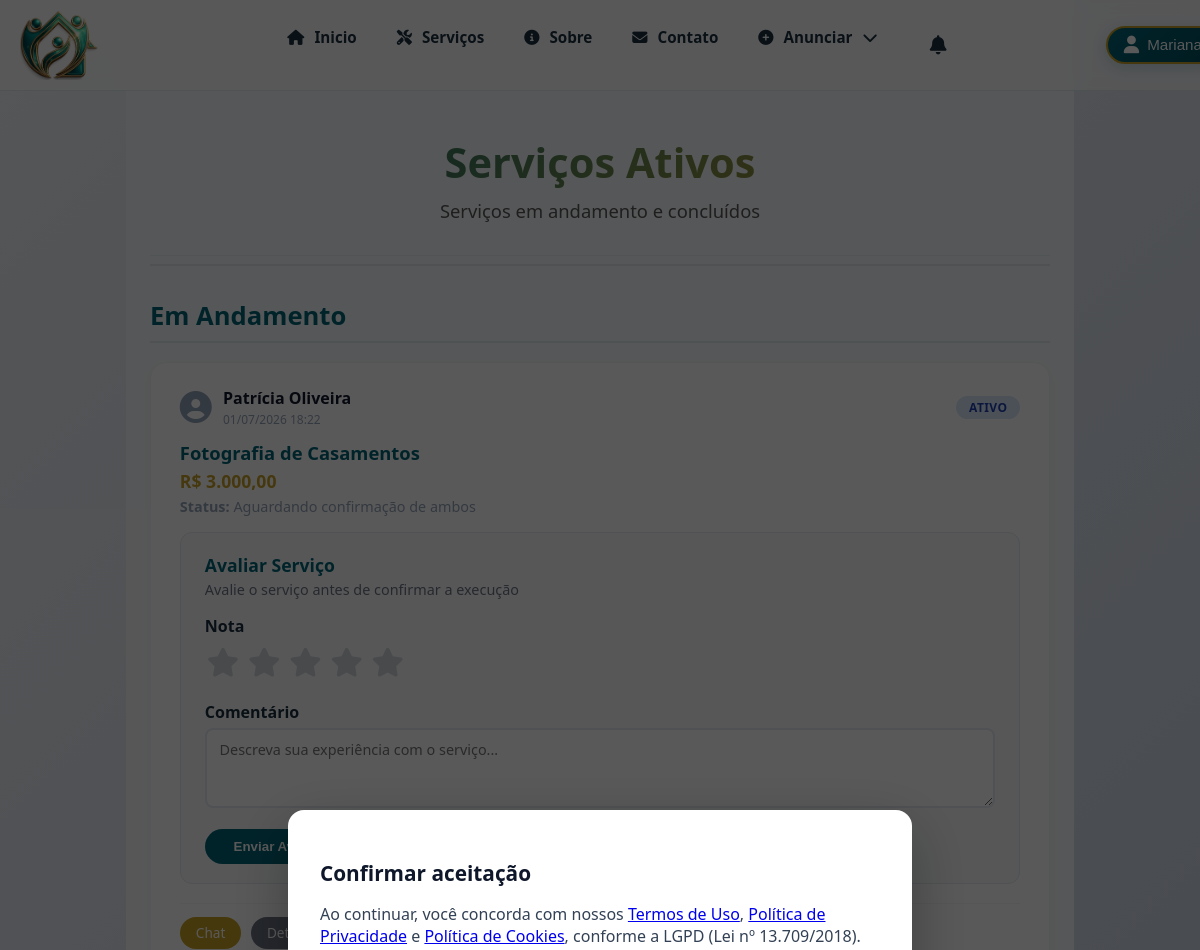
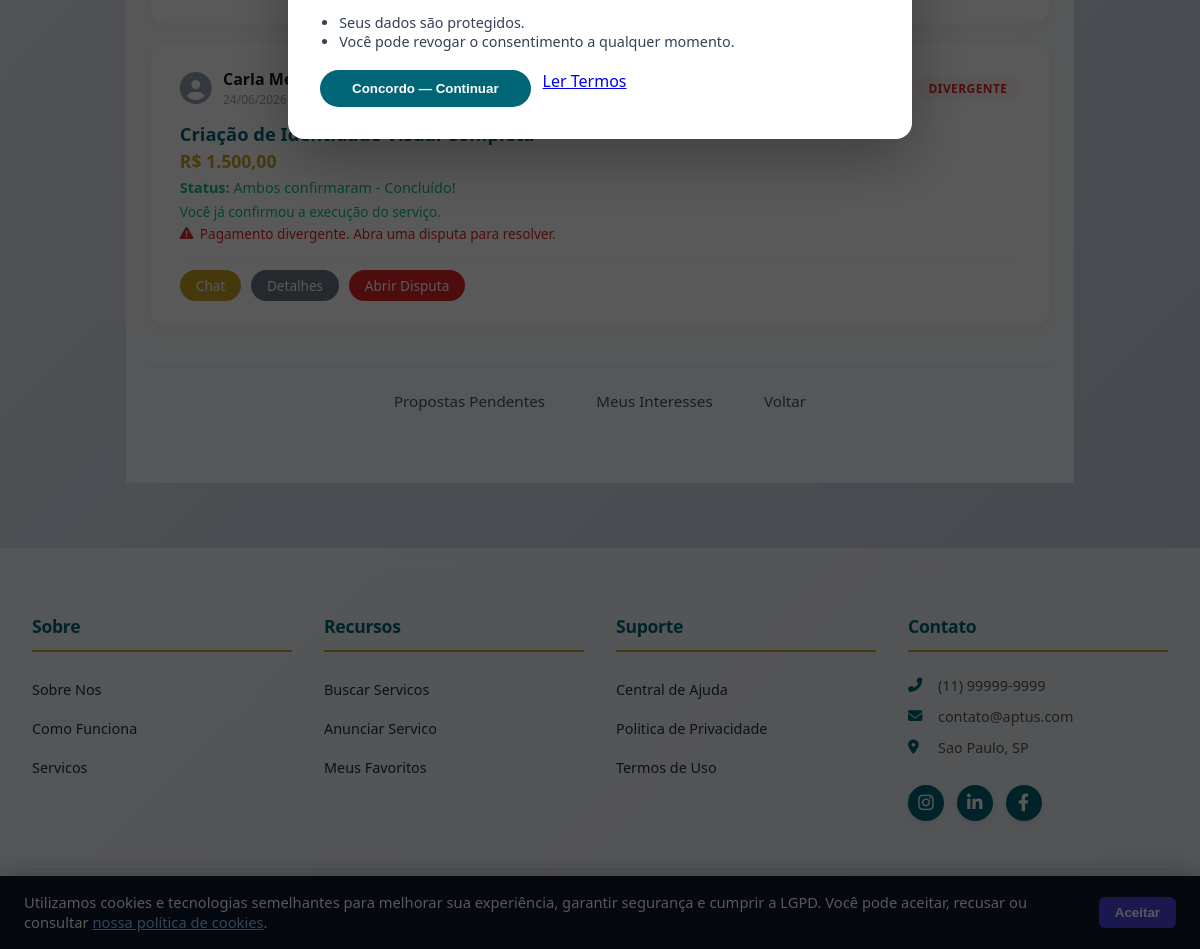
/interesses/ativos (signed in), run on the app's committed database (2 pictures, top to bottom).
### tables this page shows
CREATE TABLE interesse (
    id_interesse INT PRIMARY KEY AUTO_INCREMENT,
    id_anuncio INT NOT NULL,
    id_contratante INT NOT NULL,
    id_freelancer INT NOT NULL
        COMMENT 'redundante com anuncio_servico.id_usuario, denormalizado para facilitar consultas',
    mensagem_inicial TEXT NULL,
    situacao ENUM('pendente', 'ativo', 'concluido', 'cancelado', 'recusado')
        NOT NULL DEFAULT 'pendente',
    data_interesse DATETIME DEFAULT CURRENT_TIMESTAMP,
    data_aceite DATETIME NULL,
    data_recusa DATETIME NULL,
    data_conclusao DATETIME NULL,
    FOREIGN KEY (id_anuncio) REFERENCES anuncio_servico(id_anuncio),
    FOREIGN KEY (id_contratante) REFERENCES usuario(id_usuario),
    FOREIGN KEY (id_freelancer) REFERENCES usuario(id_usuario)
);

CREATE TABLE usuario (
    id_usuario INT PRIMARY KEY AUTO_INCREMENT,
    id_perfil INT NOT NULL DEFAULT 3,
    nome VARCHAR(150) NOT NULL,
    email VARCHAR(100) UNIQUE NOT NULL,
    senha VARCHAR(255) NOT NULL,
    telefone VARCHAR(15),
    whatsapp VARCHAR(15) NULL COMMENT 'usado para gerar o link https://wa.me/... (RF08)',
    cpf_cnpj VARCHAR(20) UNIQUE,
    data_nascimento DATE,
    foto_perfil VARCHAR(255),
    bio TEXT,
    cidade VARCHAR(100),
    estado CHAR(2),
    nota_media DECIMAL(3,2) DEFAULT 0,
    total_avaliacoes INT DEFAULT 0,
    ativo BOOLEAN DEFAULT TRUE,
    banido BOOLEAN DEFAULT FALSE,
    motivo_banimento VARCHAR(255) NULL,
    data_banimento DATETIME NULL,
    id_moderador_banimento INT NULL,
    token_verificacao VARCHAR(64) NULL,
    email_verificado BOOLEAN DEFAULT FALSE,
    data_verificacao DATETIME NULL,
    remember_token VARCHAR(64) NULL,
    data_criacao TIMESTAMP DEFAULT CURRENT_TIMESTAMP,
    data_atualizacao TIMESTAMP DEFAULT CURRENT_TIMESTAMP ON UPDATE CURRENT_TIMESTAMP,
    FOREIGN KEY (id_perfil) REFERENCES perfil(id_perfil),
    FOREIGN KEY (id_moderador_banimento) REFERENCES usuario(id_usuario),
    INDEX idx_remember_token (remember_token)
);

CREATE TABLE anuncio_servico (
    id_anuncio INT PRIMARY KEY AUTO_INCREMENT,
    id_usuario INT NOT NULL COMMENT 'dono do anuncio (freelancer)',
    id_categoria INT,
    titulo VARCHAR(150) NOT NULL,
    descricao TEXT NOT NULL,
    slug VARCHAR(180) UNIQUE,
    preco DECIMAL(10,2) NOT NULL COMMENT 'preco sugerido (RF05)',
    foto_capa VARCHAR(255),
    situacao ENUM('ativo', 'pausado', 'excluido') DEFAULT 'ativo'
        COMMENT 'controlado pelo proprio freelancer (RF06)',
    id_situacao_moderacao INT NOT NULL DEFAULT 1
        COMMENT 'Pendente/Aprovado/Rejeitado - controlado pelo moderador (RF17)',
    motivo_remocao VARCHAR(255) NULL,
    visualizacoes INT DEFAULT 0,
    data_criacao TIMESTAMP DEFAULT CURRENT_TIMESTAMP,
    data_atualizacao TIMESTAMP DEFAULT CURRENT_TIMESTAMP ON UPDATE CURRENT_TIMESTAMP,
    FOREIGN KEY (id_usuario) REFERENCES usuario(id_usuario),
    FOREIGN KEY (id_categoria) REFERENCES categoria(id_categoria),
    FOREIGN KEY (id_situacao_moderacao) REFERENCES situacao(id_situacao)
);

CREATE TABLE confirmacao_pagamento (
    id_confirmacao INT PRIMARY KEY AUTO_INCREMENT,
    id_interesse INT NOT NULL UNIQUE,

    confirmado_contratante BOOLEAN DEFAULT FALSE,
    valor_informado_contratante DECIMAL(10,2),
    forma_pagamento_contratante ENUM('pix', 'transferencia', 'dinheiro', 'cartao', 'outro'),
    data_pagamento_contratante DATE,
    data_confirmacao_contratante DATETIME,
    observacao_contratante TEXT,

    confirmado_freelancer BOOLEAN DEFAULT FALSE,
    valor_informado_freelancer DECIMAL(10,2),
    data_recebimento_freelancer DATE,
    data_confirmacao_freelancer DATETIME,
    observacao_freelancer TEXT,

    situacao_final ENUM('pendente', 'confirmado', 'divergente') DEFAULT 'pendente',
    data_criacao TIMESTAMP DEFAULT CURRENT_TIMESTAMP,

    FOREIGN KEY (id_interesse) REFERENCES interesse(id_interesse)
);

### app/Views/interesses/ativos.php (the view, shortened to what the rows shown need)
<?php
require_once __DIR__ . '/../layouts/header.php';
$interesses = $interesses ?? [];
$usuario    = $_SESSION['usuario'] ?? null;
?>
<div class="interesses-container">
    <div class="interesses-header">
        <h1>Serviços Ativos</h1>
    </div>
    <?php if (empty($interesses)): ?>
        <div class="interesses-empty">
            <p>Nenhum serviço ativo</p>
            <p>Quando um serviço for aprovado, ele aparecerá aqui.</p>
            <a href="/Aptus/anuncios" class="btn-primary">Ver Anúncios</a>
        </div>
    <?php else: ?>
        <?php
        $ativos    = array_filter($interesses, fn ($i) => $i['situacao'] == 'ativo');
        ?>
        <?php if (!empty($ativos)): ?>
            <h2>Em Andamento</h2>
            <div class="interesses-grid">
                <?php foreach ($ativos as $interesse):
                    $isContratante = ($usuario && $interesse['id_contratante'] == $usuario['id']);
                    $outroNome     = $isContratante
                        ? ($interesse['freelancer_nome']  ?? 'Freelancer')
                        : ($interesse['contratante_nome'] ?? 'Cliente');
                    $contratanteConfirmou = $interesse['confirmado_contratante'] ?? false;
                    $freelancerConfirmou  = $interesse['confirmado_freelancer']  ?? false;
                    $jaConfirmou   = $isContratante ? $contratanteConfirmou : $freelancerConfirmou;
                    $outroConfirmou = $isContratante ? $freelancerConfirmou : $contratanteConfirmou;
                    $usuarioJaAvaliou = !empty($interesse['usuario_ja_avaliou']);
                    $pagamentoDivergente = (isset($interesse['situacao_final']) && $interesse['situacao_final'] === 'divergente');
                    if ($jaConfirmou && $outroConfirmou) {
                        $statusConfirmacao = 'Ambos confirmaram - Concluído!';
                        $statusCor         = '#10b981';
                    } elseif ($jaConfirmou && !$outroConfirmou) {
                        $statusConfirmacao = 'Aguardando confirmação do ' . ($isContratante ? 'freelancer' : 'cliente');
                        $statusCor         = '#f59e0b';
                    } elseif (!$jaConfirmou && $outroConfirmou) {
                        $statusConfirmacao = ($isContratante ? 'Freelancer' : 'Cliente') . ' já confirmou. Confirme também!';
                        $statusCor         = '#3b82f6';
                    } else {
                        $statusConfirmacao = 'Aguardando confirmação de ambos';
                        $statusCor         = '#94a3b8';
                    }
                ?>
                    <div class="interesse-card">
                        <div class="interesse-header">
                            <div class="interesse-cliente">
                                <i class="fas fa-user-circle"></i>
                                <div>
                                    <strong><?= htmlspecialchars($outroNome) ?></strong>
                                    <span class="interesse-data"><?= date('d/m/Y H:i', strtotime($interesse['data_interesse'])) ?></span>
                                </div>
                            </div>
                            <span class="interesse-status ativo">Ativo</span>
                            <?php if ($pagamentoDivergente): ?>
                                <span class="interesse-status divergente">Divergente</span>
                            <?php endif; ?>
                        </div>
                        <div class="interesse-body">
                            <h3><?= htmlspecialchars($interesse['anuncio_titulo'] ?? 'Serviço') ?></h3>
                            <p class="interesse-preco">
                                R$ <?= number_format($interesse['anuncio_preco'] ?? 0, 2, ',', '.') ?>
                            </p>
                            <div class="interesse-status-confirmacao" style="color: <?= $statusCor ?>;">
                                <strong>Status:</strong> <?= $statusConfirmacao ?>
                            </div>
                            <?php if ($jaConfirmou): ?>
                                <p class="interesse-confirmado">Você já confirmou a execução do serviço.</p>
                            <?php endif; ?>
                            <?php if ($pagamentoDivergente): ?>
                                <p class="interesse-pagamento-divergente" style="color: #dc2626;">
                                    <i class="fas fa-exclamation-triangle"></i>
                                    Pagamento divergente. Abra uma disputa para resolver.
                                </p>
                            <?php endif; ?>
                        </div>
                        <?php if (!$usuarioJaAvaliou && !$pagamentoDivergente): ?>
                            <div class="avaliacao-form-container">
                                <h4>Avaliar Serviço</h4>
                                <p>Avalie o serviço antes de confirmar a execução</p>
                                <form method="POST" action="/Aptus/avaliacoes/salvar" class="avaliacao-form">
                                    <div class="avaliacao-estrelas">
                                        <label>Nota</label>
                                        <div class="estrelas">
                                            <label for="star1_<?= $interesse['id_interesse'] ?>" title="1 estrela"><i class="fas fa-star"></i></label>
                                            <label for="star2_<?= $interesse['id_interesse'] ?>" title="2 estrelas"><i class="fas fa-star"></i></label>
                                            <label for="star3_<?= $interesse['id_interesse'] ?>" title="3 estrelas"><i class="fas fa-star"></i></label>
                                            <label for="star4_<?= $interesse['id_interesse'] ?>" title="4 estrelas"><i class="fas fa-star"></i></label>
                                            <label for="star5_<?= $interesse['id_interesse'] ?>" title="5 estrelas"><i class="fas fa-star"></i></label>
                                        </div>
                                    </div>
                                    <div class="avaliacao-comentario">
                                        <label for="comentario_<?= $interesse['id_interesse'] ?>">Comentário</label>
                                        <textarea id="comentario_<?= $interesse['id_interesse'] ?>" name="comentario" rows="3" placeholder="Descreva sua experiência com o serviço..."></textarea>
                                    </div>
                                    <div class="avaliacao-acoes">
                                        <button type="submit" class="btn-enviar-avaliacao">Enviar Avaliação</button>
                                    </div>
                                </form>
                            </div>
                        <?php elseif ($usuarioJaAvaliou && !$pagamentoDivergente): ?>
                            <div class="avaliacao-ja-feita">
                                <p><i class="fas fa-check-circle" style="color: #10b981;"></i> Você já avaliou este serviço.</p>
                            </div>
                        <?php endif; ?>
                        <div class="interesse-acoes">
                            <a href="/Aptus/chat/<?= $interesse['id_interesse'] ?>" class="btn-chat">Chat</a>
                            <a href="/Aptus/interesses/detalhes/<?= $interesse['id_interesse'] ?>" class="btn-detalhes">Detalhes</a>
                            <?php if ($pagamentoDivergente): ?>
                                <a href="/Aptus/disputas/criar?interesse_id=<?= $interesse['id_interesse'] ?>" class="btn-disputa">
                                    Abrir Disputa
                                </a>
                            <?php endif; ?>
                        </div>
                    </div>
                <?php endforeach; ?>
            </div>
        <?php endif; ?>
    <?php endif; ?>
</div>
<?php require_once __DIR__ . '/../layouts/footer.php'; ?>

### data on the page
interesse: id_freelancer.nome "Patrícia Oliveira", data_interesse "01/07/2026 18:22", id_anuncio.titulo "Fotografia de Casamentos", id_anuncio.preco "3.000,00", statusConfirmacao "Aguardando confirmação de ambos", comentario "Descreva sua experiência com o serviço..."
interesse: id_contratante.nome "Carla Mendes", data_interesse "24/06/2026 18:22", shows "DIVERGENTE", id_anuncio.titulo "Criação de…", id_anuncio.preco "1.500,00", id_contratante.confirmado_contratante "Ambos confirmaram - Concluído!", shows "Você já confirmou a execução do serviço.", shows "Pagamento divergente. Abra uma disputa para resolver."
